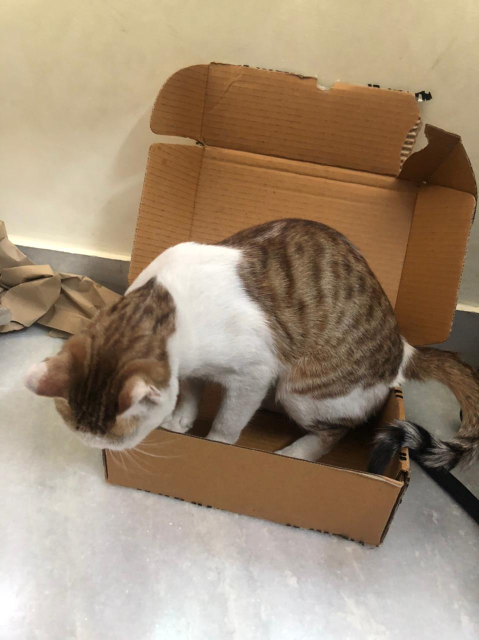
#> input picture Image manipulator/photo2.jpeg, 958 x 1280 px, found by its file name (shown at 1/2 size)
$ python man.py
#> lines starting #> are read from the running program, lines starting #| are printed output that depends on the picture; after the words box and inside, x2 and y2 are one past the last pixel; in counts of white or black regions, pixels touching at a corner belong together
import cv2
import numpy as np

def empty(pas):
    pass


def track():
    cv2.namedWindow("Trackbars")
    cv2.resizeWindow("Trackbars", (640, 480))
    cv2.createTrackbar("Hue min", "Trackbars", 0, 179, empty)
    cv2.createTrackbar("Hue max", "Trackbars", 179, 179, empty)
    cv2.createTrackbar("Sat min", "Trackbars", 0, 255, empty)
    cv2.createTrackbar("Sat max", "Trackbars", 255, 255, empty)
    cv2.createTrackbar("Val min", "Trackbars", 110, 255, empty)
    cv2.createTrackbar("Val max", "Trackbars", 255, 255, empty)


def run():

    track()
    while True:
        h_min = cv2.getTrackbarPos("Hue min", "Trackbars")
        h_max = cv2.getTrackbarPos("Hue max", "Trackbars")
        s_min = cv2.getTrackbarPos("Sat min", "Trackbars")
        s_max = cv2.getTrackbarPos("Sat max", "Trackbars")
        v_min = cv2.getTrackbarPos("Val min", "Trackbars")
        v_max = cv2.getTrackbarPos("Val max", "Trackbars")
        print(v_min,h_min, h_max, v_max, s_max, s_min)


        lower = np.array([h_min, s_min, v_min])
        higher = np.array([h_max, s_max, v_max])

        img = cv2.imread("D:/teja file/Python/Image manipulator/photo2.jpeg")
#> img is the input picture: shape (1280, 958, 3); mean B, G, R 117.6, 140.6, 160.4
        img = cv2.resize(img, (440, 280))
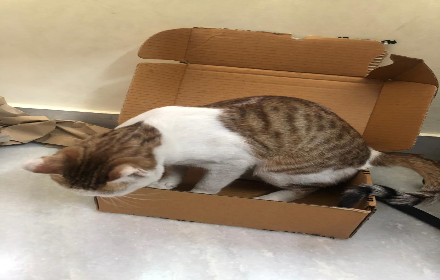
#> img: shape (280, 440, 3); mean B, G, R 117.5, 140.5, 160.4
        imgHSV = cv2.cvtColor(img, cv2.COLOR_RGB2HSV)
#> imgHSV: shape (280, 440, 3); mean H, S, V 100.5, 81.5, 160.5
        mask = cv2.inRange(imgHSV, lower, higher, 0)
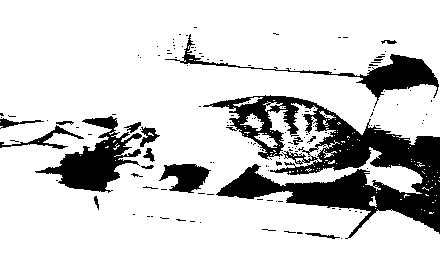
#> mask: shape (280, 440); 82.8% white; 150 black regions (133 under 20 px), largest, box (x1, y1, x2, y2) and area: (203, 95, 440, 239) 13087, (35, 116, 142, 193) 3093, (165, 34, 439, 108) 2428
        imgresult = cv2.bitwise_and(img, img, mask=mask)
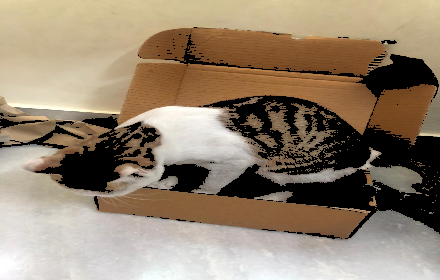
#> imgresult: shape (280, 440, 3); mean B, G, R 111, 131.1, 147.7

        cv2.imshow("Original", img)
        cv2.imshow("HSVimage", imgHSV)
        cv2.imshow("Mask", mask)
        cv2.imshow("Result", imgresult)

        cv2.waitKey(1)

        # [6 lines of commented-out code are left out]


if __name__ ==  "__main__":
    run()
